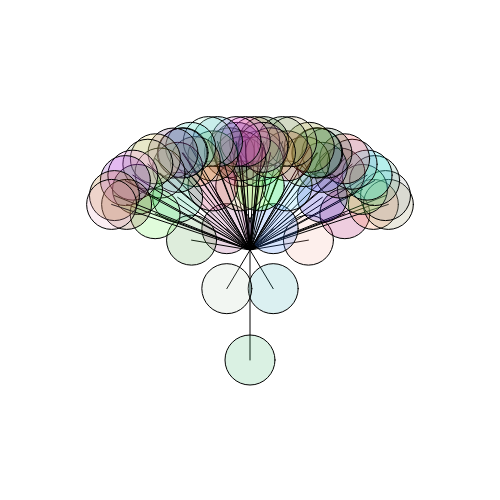
Frame 1 (no input)
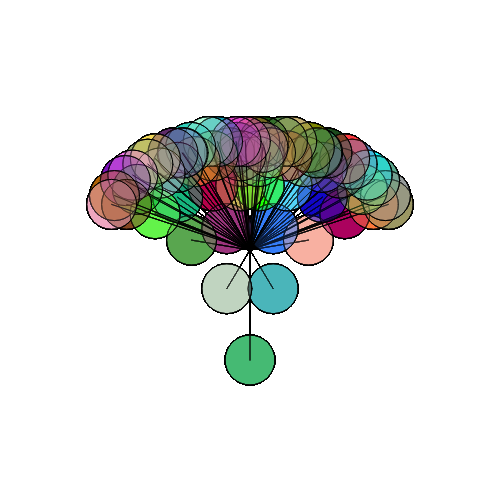
Frame 60 (no input)
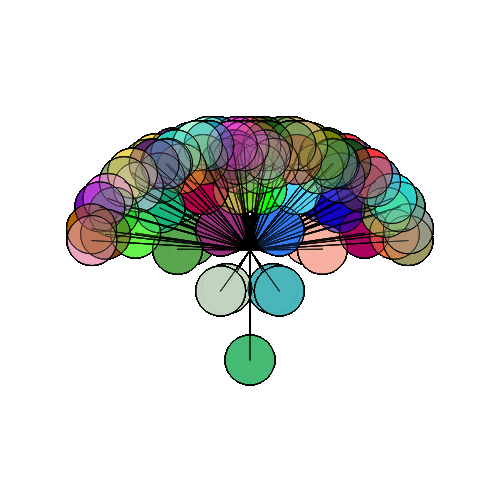
Frame 120 (the mouse pressed at the canvas centre since frame 60)

The p5.js sketch that drew these frames (run headless with seeded random() and noise() and a simulated clock; from frame 60 on, the mouse is pressed at the canvas centre):

// p5.js sketch
// ── sketch.js
// Project Title
// Your Name
// Date
//
// Extra for Experts:
// - describe what you did to take this project "above and beyond"

// let scale = 15;


// function setup() {
//   createCanvas(500, 500);
//   background(255);

// }

// function draw() {
//   drawTree(width/2, height*.9, 90, 6);
// }

// function drawLine( x1,  y1,  x2,  y2,  depth) {
//   //draw a line segment connecting (x1,y1) to (x2,y2)
//   line(x1, y1, x2, y2);
// }

// function drawTree(x1, y1, angle, depth) {
//   if (depth > 0) {
//     let x2 = x1 + (cos(radians(angle))*depth*scale);     //calculate endpoints of current branch
//     let y2 = y1 - (sin(radians(angle))*depth*scale);     //using trig ratios. Get shorter based on depth

//     drawLine(x1, y1, x2, y2, depth);

//     //for a 2-branch tree:
//     drawTree(x2, y2, angle-18, depth-1);
//     drawTree(x2, y2, angle+18, depth-1);
//   }
// }


let scale = 15;
let colour = [];
let seed;

function setup() {
  seed = random(100);
  createCanvas(500,500);
  background(255);

}

function draw() {
  randomSeed(seed);
  drawTree(width / 2, height * 0.9, 90, 6);
}

function drawLine(x1, y1, x2, y2, depth) {
  //draw a line segment connecting (x1,y1) to (x2,y2)
  line(x1, y1, x2, y2);
}

function drawTree(x1, y1, angle, depth) {
  if (depth > 0) {
    
    let den = mouseX / (width/10);
    let x2 = x1 + (cos(radians(angle)) * depth * (scale));     //calculate endpoints of current branch
    let y2 = y1 - (sin(radians(angle)) * depth * (scale));     //using trig ratios. Get shorter based on depth
    print(x2,y2);
    drawLine(width/2, height/2, x2, y2, depth);
    drawBalloons(x2, y2);
    //for a 2-branch tree:
    drawTree(x2, y2, (angle - 18) - den, depth - 1);
    drawTree(x2, y2, (angle + 18) + den, depth - 1);
    
  }
}

function drawBalloons(x, y, diameter) {
  //if (diameter > 0) {

    
    fill(random(255), random(255), random(255),50);
    push();
    circle(x, y, 50);
    pop();
  //}
}
